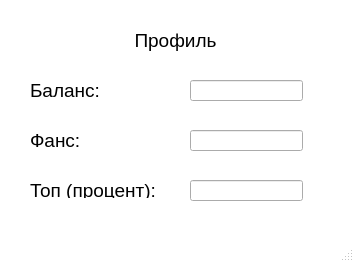
<?xml version="1.0" encoding="UTF-8"?>
<ui version="4.0">
 <class>MainWindow</class>
 <widget class="QMainWindow" name="MainWindow">
  <property name="enabled">
   <bool>true</bool>
  </property>
  <property name="geometry">
   <rect>
    <x>0</x>
    <y>0</y>
    <width>354</width>
    <height>262</height>
   </rect>
  </property>
  <property name="windowTitle">
   <string>MainWindow</string>
  </property>
  <property name="styleSheet">
   <string notr="true">QMainWindow {
	background: white;
}

QPushButton {
	background-color: rgb(160, 160, 160);
	border-radius: 17%;
	color: white;
 }

QPushButton:hover {
	background-color: rgb(96, 96, 96);
}</string>
  </property>
  <widget class="QWidget" name="centralwidget">
   <widget class="QLabel" name="label">
    <property name="geometry">
     <rect>
      <x>20</x>
      <y>10</y>
      <width>311</width>
      <height>61</height>
     </rect>
    </property>
    <property name="font">
     <font>
      <family>Arial</family>
      <pointsize>14</pointsize>
     </font>
    </property>
    <property name="styleSheet">
     <string notr="true"/>
    </property>
    <property name="text">
     <string>Профиль</string>
    </property>
    <property name="alignment">
     <set>Qt::AlignCenter</set>
    </property>
   </widget>
   <widget class="QLabel" name="label_2">
    <property name="geometry">
     <rect>
      <x>30</x>
      <y>65</y>
      <width>121</width>
      <height>51</height>
     </rect>
    </property>
    <property name="font">
     <font>
      <family>Arial</family>
      <pointsize>14</pointsize>
     </font>
    </property>
    <property name="text">
     <string>Баланс:</string>
    </property>
   </widget>
   <widget class="QLineEdit" name="lineEdit">
    <property name="geometry">
     <rect>
      <x>190</x>
      <y>80</y>
      <width>113</width>
      <height>21</height>
     </rect>
    </property>
   </widget>
   <widget class="QLabel" name="label_3">
    <property name="geometry">
     <rect>
      <x>30</x>
      <y>132</y>
      <width>58</width>
      <height>16</height>
     </rect>
    </property>
    <property name="font">
     <font>
      <family>Arial</family>
      <pointsize>14</pointsize>
     </font>
    </property>
    <property name="text">
     <string>Фанс:</string>
    </property>
   </widget>
   <widget class="QLineEdit" name="lineEdit_2">
    <property name="geometry">
     <rect>
      <x>190</x>
      <y>130</y>
      <width>113</width>
      <height>21</height>
     </rect>
    </property>
   </widget>
   <widget class="QLabel" name="label_4">
    <property name="geometry">
     <rect>
      <x>30</x>
      <y>182</y>
      <width>131</width>
      <height>16</height>
     </rect>
    </property>
    <property name="font">
     <font>
      <family>Arial</family>
      <pointsize>14</pointsize>
     </font>
    </property>
    <property name="text">
     <string>Топ (процент):</string>
    </property>
   </widget>
   <widget class="QLineEdit" name="lineEdit_3">
    <property name="geometry">
     <rect>
      <x>190</x>
      <y>180</y>
      <width>113</width>
      <height>21</height>
     </rect>
    </property>
   </widget>
  </widget>
  <widget class="QStatusBar" name="statusbar"/>
 </widget>
 <resources/>
 <connections/>
</ui>
